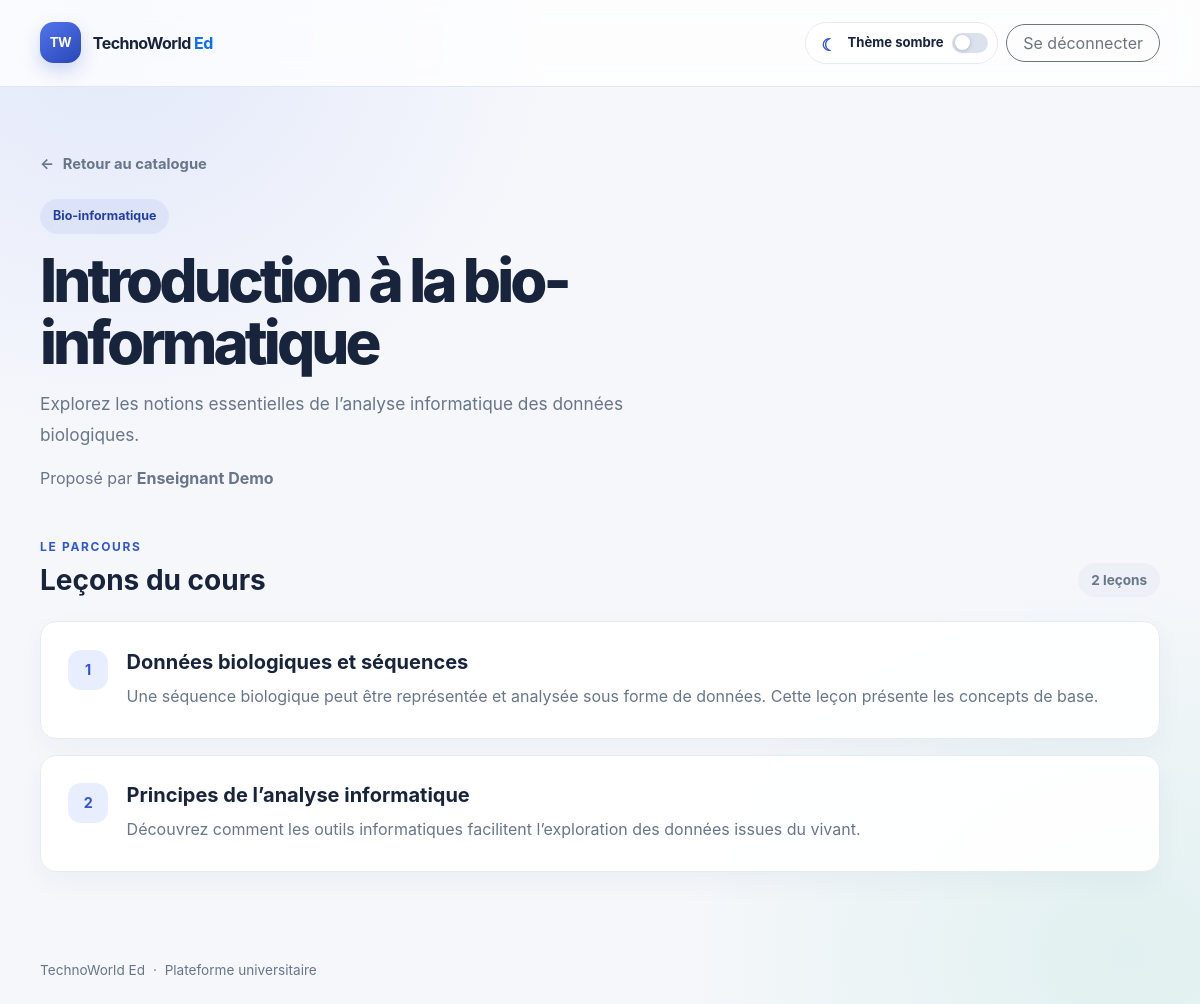
/pages/cours-detail.php?id=2 (signed in), run on the app's committed database.
### tables this page shows
CREATE TABLE IF NOT EXISTS cours (
    id INT UNSIGNED NOT NULL AUTO_INCREMENT,
    titre VARCHAR(200) NOT NULL,
    description TEXT NOT NULL,
    statut ENUM('brouillon', 'en_attente', 'publie', 'refuse')
        NOT NULL DEFAULT 'en_attente',
    prix DECIMAL(10,2) UNSIGNED NOT NULL DEFAULT 0.00,
    acces ENUM('gratuit', 'premium') NOT NULL DEFAULT 'gratuit',
    auteur_id INT UNSIGNED NOT NULL,
    categorie_id INT UNSIGNED NOT NULL,
    created_at TIMESTAMP NOT NULL DEFAULT CURRENT_TIMESTAMP,
    updated_at TIMESTAMP NOT NULL DEFAULT CURRENT_TIMESTAMP ON UPDATE CURRENT_TIMESTAMP,
    PRIMARY KEY (id),
    KEY idx_cours_statut_categorie (statut, categorie_id),
    KEY idx_cours_auteur (auteur_id),
    CONSTRAINT fk_cours_auteur
        FOREIGN KEY (auteur_id) REFERENCES utilisateur (id)
        ON UPDATE CASCADE ON DELETE CASCADE,
    CONSTRAINT fk_cours_categorie
        FOREIGN KEY (categorie_id) REFERENCES categorie (id)
        ON UPDATE CASCADE ON DELETE RESTRICT,
    CONSTRAINT chk_cours_prix_non_negatif CHECK (prix >= 0)
);

CREATE TABLE IF NOT EXISTS categorie (
    id INT UNSIGNED NOT NULL AUTO_INCREMENT,
    nom VARCHAR(100) NOT NULL,
    created_at TIMESTAMP NOT NULL DEFAULT CURRENT_TIMESTAMP,
    updated_at TIMESTAMP NOT NULL DEFAULT CURRENT_TIMESTAMP ON UPDATE CURRENT_TIMESTAMP,
    PRIMARY KEY (id),
    UNIQUE KEY uq_categorie_nom (nom)
);

CREATE TABLE IF NOT EXISTS utilisateur (
    id INT UNSIGNED NOT NULL AUTO_INCREMENT,
    nom VARCHAR(100) NOT NULL,
    email VARCHAR(254) NOT NULL,
    mot_de_passe VARCHAR(255) NOT NULL,
    role ENUM('apprenant', 'enseignant', 'admin') NOT NULL DEFAULT 'apprenant',
    created_at TIMESTAMP NOT NULL DEFAULT CURRENT_TIMESTAMP,
    updated_at TIMESTAMP NOT NULL DEFAULT CURRENT_TIMESTAMP ON UPDATE CURRENT_TIMESTAMP,
    PRIMARY KEY (id),
    UNIQUE KEY uq_utilisateur_email (email),
    KEY idx_utilisateur_role (role)
);

CREATE TABLE IF NOT EXISTS lecon (
    id INT UNSIGNED NOT NULL AUTO_INCREMENT,
    titre VARCHAR(200) NOT NULL,
    contenu LONGTEXT NOT NULL,
    ordre INT UNSIGNED NOT NULL,
    cours_id INT UNSIGNED NOT NULL,
    created_at TIMESTAMP NOT NULL DEFAULT CURRENT_TIMESTAMP,
    updated_at TIMESTAMP NOT NULL DEFAULT CURRENT_TIMESTAMP ON UPDATE CURRENT_TIMESTAMP,
    PRIMARY KEY (id),
    UNIQUE KEY uq_lecon_ordre_cours (cours_id, ordre),
    CONSTRAINT fk_lecon_cours
        FOREIGN KEY (cours_id) REFERENCES cours (id)
        ON UPDATE CASCADE ON DELETE CASCADE
);

### includes/bootstrap.php (called while the page is built, shortened)
<?php
function h(string $value): string
{
    return htmlspecialchars($value, ENT_QUOTES | ENT_SUBSTITUTE, 'UTF-8');
}
function app_url(string $path): string
{
    $scriptDirectory = str_replace('\\', '/', dirname($_SERVER['SCRIPT_NAME'] ?? '/'));
    $pagesPosition = strpos($scriptDirectory, '/pages/');
    if ($pagesPosition !== false) {
        $scriptDirectory = substr($scriptDirectory, 0, $pagesPosition);
    } elseif (substr($scriptDirectory, -6) === '/pages') {
        $scriptDirectory = substr($scriptDirectory, 0, -6);
    }
    $basePath = rtrim($scriptDirectory, '/');
    return $basePath . '/' . ltrim($path, '/');
}

### pages/cours-detail.php (the view, shortened to what this page needs)
<?php
require __DIR__ . '/../includes/bootstrap.php';
$courseIdInput = $_GET['id'] ?? '';
$courseId = filter_var(
    $courseIdInput,
    FILTER_VALIDATE_INT,
    ['options' => ['min_range' => 1]]
);
$courseStatement = $pdo->prepare(
    'SELECT c.id, c.titre, c.description, cat.id AS categorie_id,
            cat.nom AS categorie, u.nom AS auteur
     FROM cours AS c
     INNER JOIN categorie AS cat ON cat.id = c.categorie_id
     INNER JOIN utilisateur AS u ON u.id = c.auteur_id
     WHERE c.id = :id AND c.statut = :statut'
);
$courseStatement->execute([
    'id' => $courseId,
    'statut' => 'publie',
]);
$course = $courseStatement->fetch();
$lessonStatement = $pdo->prepare(
    'SELECT id, titre, contenu, ordre
     FROM lecon
     WHERE cours_id = :cours_id
     ORDER BY ordre ASC, id ASC'
);
$lessonStatement->execute(['cours_id' => $courseId]);
$lessons = $lessonStatement->fetchAll();
?>
<!doctype html>
<html lang="fr">
<head>
    <link href="https://cdn.jsdelivr.net/npm/bootstrap@5.3.3/dist/css/bootstrap.min.css" rel="stylesheet">
    <link href="<?= h(app_url('assets/css/app.css')) ?>" rel="stylesheet">
</head>
<body>
<header class="tw-topbar">
    <div class="tw-shell d-flex align-items-center justify-content-between gap-3">
        <a class="tw-brand" href="<?= h(app_url('index.php')) ?>">
            <span class="tw-brand-mark" aria-hidden="true">TW</span>
            <span>TechnoWorld <span class="text-primary">Ed</span></span>
        </a>
        <div class="d-flex align-items-center gap-2">
            <button class="tw-theme-toggle" type="button" data-theme-toggle
                    data-state="light" aria-pressed="false">
                <span class="tw-toggle-icon" aria-hidden="true">☾</span>
                <span class="tw-toggle-label">Thème sombre</span>
                <span class="tw-toggle-track" aria-hidden="true"><span class="tw-toggle-thumb"></span></span>
            </button>
            <form method="post" action="<?= h(app_url('pages/logout.php')) ?>">
                <button class="btn btn-outline-secondary rounded-pill px-3" type="submit">
                    Se déconnecter
                </button>
            </form>
        </div>
    </div>
</header>
<main class="tw-shell tw-main">
    <a class="tw-back-link" href="<?= h(app_url('pages/cours.php?categorie=' . (int) $course['categorie_id'])) ?>">
        <span aria-hidden="true">←</span> Retour au catalogue
    </a>
    <section class="tw-detail-hero mt-4 mb-5">
        <span class="tw-category-pill"><?= h($course['categorie']) ?></span>
        <h1 class="tw-title mt-3"><?= h($course['titre']) ?></h1>
        <p class="tw-lead mt-3 mb-3"><?= nl2br(h($course['description'])) ?></p>
        <p class="tw-detail-author mb-0">Proposé par <strong><?= h($course['auteur']) ?></strong></p>
    </section>
    <section aria-labelledby="lessons-title">
        <div class="d-flex align-items-end justify-content-between gap-3 mb-4">
            <div>
                <p class="tw-kicker mb-2">Le parcours</p>
                <h2 class="h3 fw-bold mb-0" id="lessons-title">Leçons du cours</h2>
            </div>
            <span class="tw-lesson-count"><?= count($lessons) ?> leçon<?= count($lessons) === 1 ? '' : 's' ?></span>
        </div>
        <?php if ($lessons === []): ?>
            <div class="tw-empty-state">
                <h3 class="h5 fw-bold">Les leçons arrivent bientôt</h3>
                <p class="text-secondary mb-0">Ce cours ne contient pas encore de leçon publiée.</p>
            </div>
        <?php else: ?>
            <div class="d-grid gap-3">
                <?php foreach ($lessons as $lesson): ?>
                    <article class="tw-lesson-card">
                        <div class="tw-lesson-number"><?= (int) $lesson['ordre'] ?></div>
                        <div class="flex-grow-1">
                            <h3 class="h5 fw-bold mb-2"><?= h($lesson['titre']) ?></h3>
                            <div class="tw-lesson-content"><?= nl2br(h($lesson['contenu'])) ?></div>
                        </div>
                    </article>
                <?php endforeach; ?>
            </div>
        <?php endif; ?>
    </section>
</main>
<footer class="tw-shell tw-footer py-4">
    TechnoWorld Ed <span class="mx-1">·</span> Plateforme universitaire
</footer>
</body>
</html>

### assets/css/app.css (style rules this page uses)
:root { --tw-ink: #17243b; --tw-muted: #68758a; --tw-blue: #3156d3; --tw-blue-dark: #233fa4; --tw-mint: #dff5ee; --tw-paper: #f5f7fb; --tw-border: #e6eaf1; --tw-panel-bg: rgba(255, 255, 255, .92); --tw-panel-soft: rgba(255, 255, 255, .76); --tw-line: rgba(220, 226, 237, .8); }
body { min-height: 100vh; color: var(--tw-ink); transition: color .32s ease, background-color .32s ease, background-image .32s ease; background: radial-gradient(ellipse at 9% 4%, rgba(76, 110, 245, .10), transparent 28rem), radial-gradient(ellipse at 94% 95%, rgba(48, 180, 143, .10), transparent 28rem), var(--tw-paper); font-family: Inter, ui-sans-serif, system-ui, -apple-system, "Segoe UI", sans-serif; }
.tw-shell { width: min(1120px, calc(100% - 2.5rem)); margin-inline: auto; }
.tw-brand { display: inline-flex; align-items: center; gap: .75rem; color: var(--tw-ink); font-weight: 750; letter-spacing: -.035em; text-decoration: none; }
.tw-brand-mark { display: grid; width: 2.55rem; height: 2.55rem; place-items: center; border-radius: .85rem; color: #fff; background: linear-gradient(145deg, #5375ed, #2847b7); box-shadow: 0 8px 18px rgba(49, 86, 211, .22); font-size: .82rem; letter-spacing: -.04em; }
.tw-topbar { padding-block: 1.35rem; border-bottom: 1px solid var(--tw-line); background: var(--tw-panel-soft); backdrop-filter: blur(14px); }
.tw-main { padding-block: clamp(2.5rem, 8vh, 5rem); }
.tw-main > * { animation: tw-enter .5s both; }
.tw-main > *:nth-child(2) { animation-delay: .06s; }
.tw-main > *:nth-child(3) { animation-delay: .12s; }
.tw-kicker { color: var(--tw-blue); font-size: .75rem; font-weight: 750; letter-spacing: .14em; text-transform: uppercase; }
.tw-title { max-width: 760px; margin-top: .8rem; font-size: clamp(2.4rem, 6vw, 4.65rem); font-weight: 760; letter-spacing: -.065em; line-height: 1.03; }
.tw-lead { max-width: 620px; color: var(--tw-muted); font-size: 1.08rem; line-height: 1.75; }
.tw-footer { color: var(--tw-muted); font-size: .85rem; }
.tw-theme-toggle { display: inline-flex; min-height: 2.65rem; align-items: center; gap: .55rem; padding: .35rem .55rem .35rem .8rem; border: 1px solid var(--tw-border); border-radius: 999px; color: var(--tw-ink); background: var(--tw-panel-bg); font: inherit; font-size: .82rem; font-weight: 650; white-space: nowrap; cursor: pointer; transition: color .25s ease, background-color .25s ease, border-color .25s ease, box-shadow .25s ease, transform .2s ease; }
.tw-toggle-icon { display: inline-grid; width: 1.25rem; height: 1.25rem; place-items: center; color: var(--tw-blue); font-size: 1.05rem; transition: transform .42s cubic-bezier(.2, .8, .2, 1); }
.tw-toggle-track { position: relative; display: inline-flex; width: 2.25rem; height: 1.25rem; align-items: center; padding: .15rem; border-radius: 999px; background: #dce2ed; transition: background-color .3s ease; }
.tw-toggle-thumb { display: block; width: .95rem; height: .95rem; border-radius: 50%; background: #fff; box-shadow: 0 1px 4px rgba(24, 36, 60, .24); transition: transform .35s cubic-bezier(.2, .8, .2, 1), background-color .3s ease; }
.tw-category-pill { display: inline-flex; align-items: center; padding: .45rem .75rem; border: 1px solid #dce5ff; border-radius: 99px; color: var(--tw-blue-dark); background: rgba(49, 86, 211, .08); font-size: .78rem; font-weight: 700; }
.tw-detail-hero { max-width: 860px; }
.tw-detail-hero .tw-title { max-width: 850px; font-size: clamp(2.25rem, 5vw, 4rem); }
.tw-detail-author { color: var(--tw-muted); }
.tw-lesson-count { padding: .45rem .8rem; border-radius: 99px; color: var(--tw-muted); background: #edf0f6; font-size: .85rem; font-weight: 650; white-space: nowrap; }
.tw-lesson-card { display: flex; align-items: flex-start; gap: 1.15rem; padding: clamp(1.15rem, 3vw, 1.7rem); border: 1px solid var(--tw-border); border-radius: 1rem; background: var(--tw-panel-bg); box-shadow: 0 10px 28px rgba(35, 54, 91, .04); }
.tw-lesson-number { display: grid; flex: 0 0 2.5rem; width: 2.5rem; height: 2.5rem; place-items: center; border-radius: .8rem; color: var(--tw-blue); background: #e9eeff; font-size: .9rem; font-weight: 750; }
.tw-lesson-content { color: var(--tw-muted); line-height: 1.8; }
.tw-back-link { display: inline-flex; align-items: center; gap: .55rem; color: var(--tw-muted); font-size: .92rem; font-weight: 650; text-decoration: none; }
a { color: var(--tw-blue); }

### data on the page
cours: categorie.nom "Bio-informatique", titre "Introduction à la bio-informatique", description "Explorez les notions essentielles de l’analyse informatique des données biologiques.", auteur.nom "Enseignant Demo"
lecon: ordre "1", titre "Données biologiques et séquences", contenu "Une séquence biologique peut être représentée et analysée sous forme de données. Cette leçon présente les concepts de base."
lecon: ordre "2", titre "Principes de l’analyse informatique", contenu "Découvrez comment les outils informatiques facilitent l’exploration des données issues du vivant."

### other printed values
count($lessons) "2"
